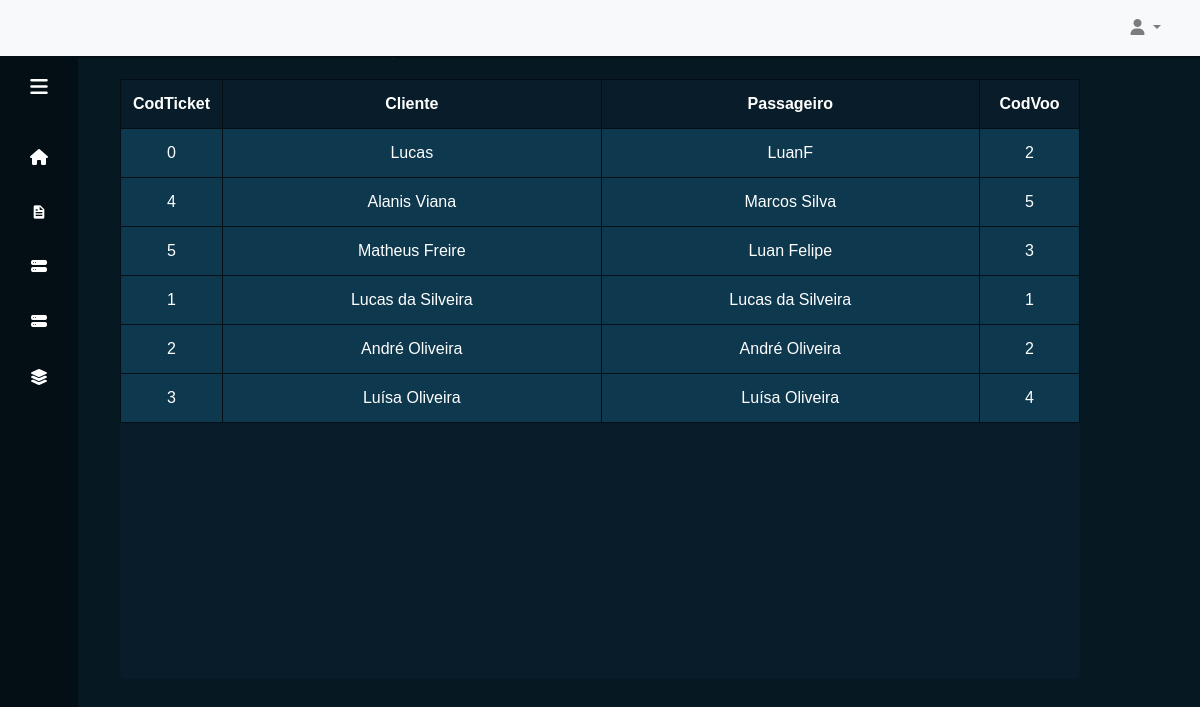
/?pagina=ti_cli, run on the app's committed database.
### tables this page shows
CREATE TABLE `ticket` (
  `CodTicket` int(11) NOT NULL,
  `Comprador` int(11) DEFAULT NULL,
  `Passageiro` int(11) DEFAULT NULL,
  `CodVoo` int(11) DEFAULT NULL,
  `poltrona` int(11) DEFAULT NULL
);

CREATE TABLE `cliente` (
  `Cpf` int(11) NOT NULL,
  `Nome` varchar(255) NOT NULL,
  `Passageiro` tinyint(1) NOT NULL
);

CREATE TABLE `passageiro` (
  `Cpf` int(11) NOT NULL,
  `Nome` varchar(255) NOT NULL
);

### includes/ticketscliente.php (the view, shortened to what this page needs)
<div class="description">
    <h2>Modelos:   <label> Cadastre, edite ou exclua modelos cadastrados. </label></h2>
</div>
<div class="table">
    <table id="myTable">
        <tr class="table_titles">
            <th>CodTicket</th>
            <th>Cliente</th>
            <th>Passageiro</th>
            <th>CodVoo</th>
        </tr>
        <?php
            $conexao = mysqli_connect("localhost","root","","cia_aerea");
            $sql = "SELECT c.nome as comprador, p.nome as passageiro, t.codticket, t.codvoo FROM ticket t join cliente c on (t.comprador = c.cpf) join passageiro p on(t.passageiro = p.cpf) group by t.comprador";
            $buscar = mysqli_query($conexao, $sql);
            while($dados=mysqli_fetch_array($buscar)){
        ?>
        <tr class="table_body">
            <td id="<?php echo $dados['codticket'];?>" class="id"><?php echo $dados['codticket']; ?></td>
            <td><?php echo $dados['comprador']; ?></td>
            <td><?php echo $dados['passageiro']; ?></td>
            <td><?php echo $dados['codvoo']; ?></td>
        </tr>
        <?php
            }
        ?>
    </table>
</div>

### index.php (shortened to what this page needs)
<!DOCTYPE html>
<html lang="en">
<head>
    <link rel="stylesheet" href="assets/css/all.css">
    <link href='https://unpkg.com/boxicons@2.1.2/css/boxicons.min.css' rel='stylesheet'>
    <link rel='stylesheet' href='https://cdnjs.cloudflare.com/ajax/libs/twitter-bootstrap/4.5.0/css/bootstrap.min.css'>
    <link rel="stylesheet" href="node_modules/bootstrap-icons/font/bootstrap-icons.css">
    <link rel="stylesheet" href="style.css">
</head>
<body>
    <?php
        include('includes/navbar.php');
        include('includes/sidebar.php');
        switch($_GET['pagina']){
            case 'ti_cli':
                echo '<div class="content_viagens">';
                    include('includes/ticketscliente.php');
                echo '</div>';
                break;
        }
    ?>
</body>
</html>

### includes/navbar.php (shortened to what this page needs)
<nav class="navbar fixed-top navbar-expand-lg navbar-light bg-light">
    <div class="container-fluid">
        <div class="collapse navbar-collapse justify-content-end" id="navbarNavDropdown">
        <ul class="navbar-nav">
            <li class="nav-item dropdown">
                <a class="nav-link dropdown-toggle" href="#" id="navbarDropdownMenuLink" role="button" data-bs-toggle="dropdown" aria-expanded="false">
                    <i class="fa-solid fa-user"></i>
                </a>
            </li>
        </ul>
        </div>
    </div>
</nav>

### includes/sidebar.php (shortened to what this page needs)
<div class="sidebar">
	<div class="logo_content">
		<i class="fa-solid fa-bars" id="menu"></i>
	</div>
	<ul class="nav_list">
		<li>
			<a href="?pagina=main">
				<i class="fa-solid fa-house"></i>
			</a>
		</li>
		<li>
			<a data-bs-toggle="collapse" href="#cad" role="button" aria-expanded="false" aria-controls="cad">
				<i class='bx bxs-file'></i>
			</a>
		</li>
		<li>
			<a data-bs-toggle="collapse" href="#subs" role="button" aria-expanded="false" aria-controls="subs">
				<i class="bi bi-hdd-stack-fill"></i>
			</a>
		</li>
		<li>
			<a data-bs-toggle="collapse" href="#subs1" role="button" aria-expanded="false" aria-controls="subs">
				<i class="bi bi-hdd-stack-fill"></i>
			</a>
		</li>
		<li>
			<a href="?pagina=compras">
				<i class="fa-solid fa-layer-group"></i>
			</a>
		</li>
	</ul>
</div>

### data on the page
ticket: CodTicket "0", Comprador.Nome "Lucas", Passageiro.Nome "LuanF", CodVoo "2"
ticket: CodTicket "4", Comprador.Nome "Alanis Viana", Passageiro.Nome "Marcos Silva", CodVoo "5"
ticket: CodTicket "5", Comprador.Nome "Matheus Freire", Passageiro.Nome "Luan Felipe", CodVoo "3"
ticket: CodTicket "1", Comprador.Nome "Lucas da Silveira", Passageiro.Nome "Lucas da Silveira", CodVoo "1"
ticket: CodTicket "2", Comprador.Nome "André Oliveira", Passageiro.Nome "André Oliveira", CodVoo "2"
ticket: CodTicket "3", Comprador.Nome "Luísa Oliveira", Passageiro.Nome "Luísa Oliveira", CodVoo "4"
